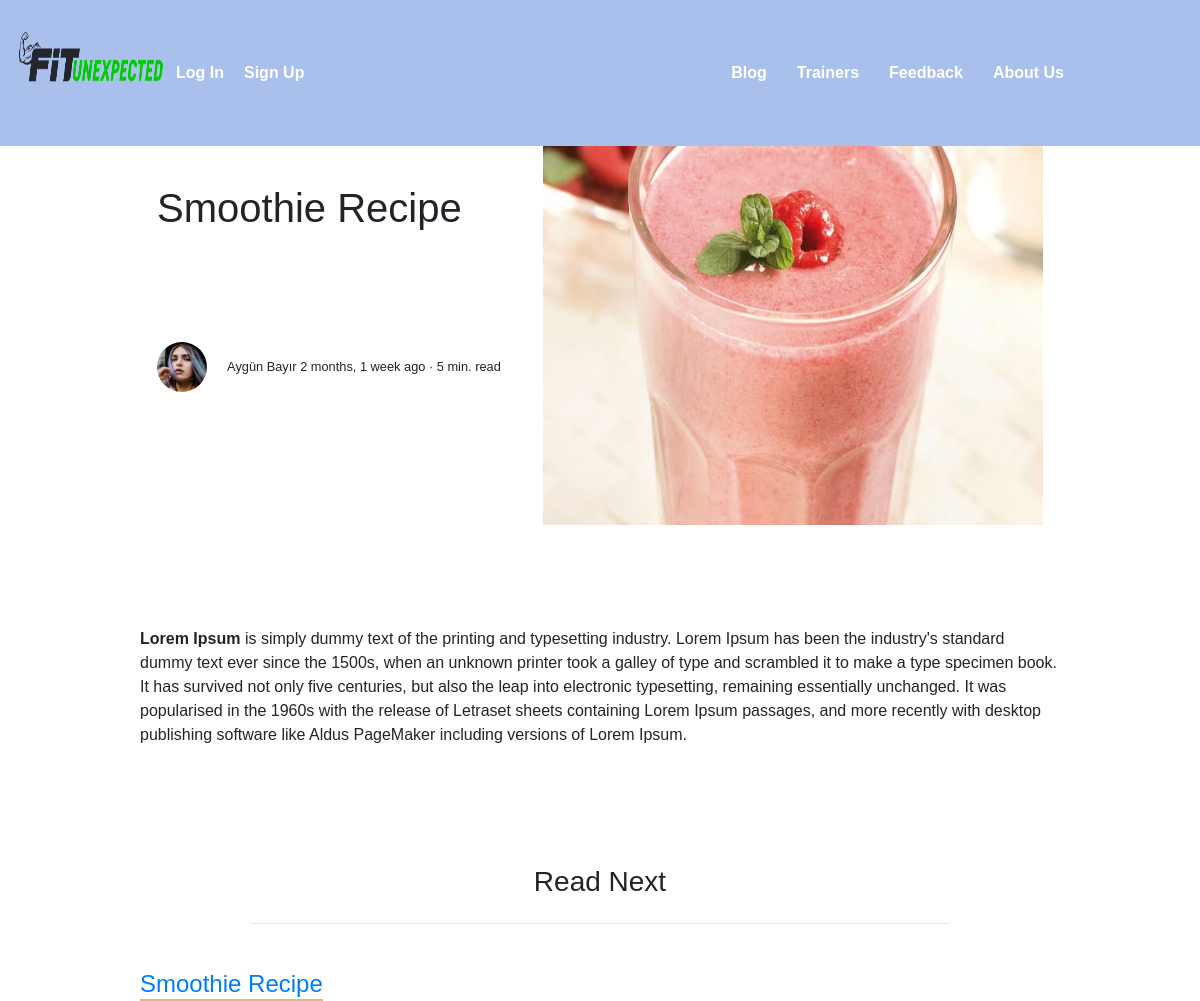
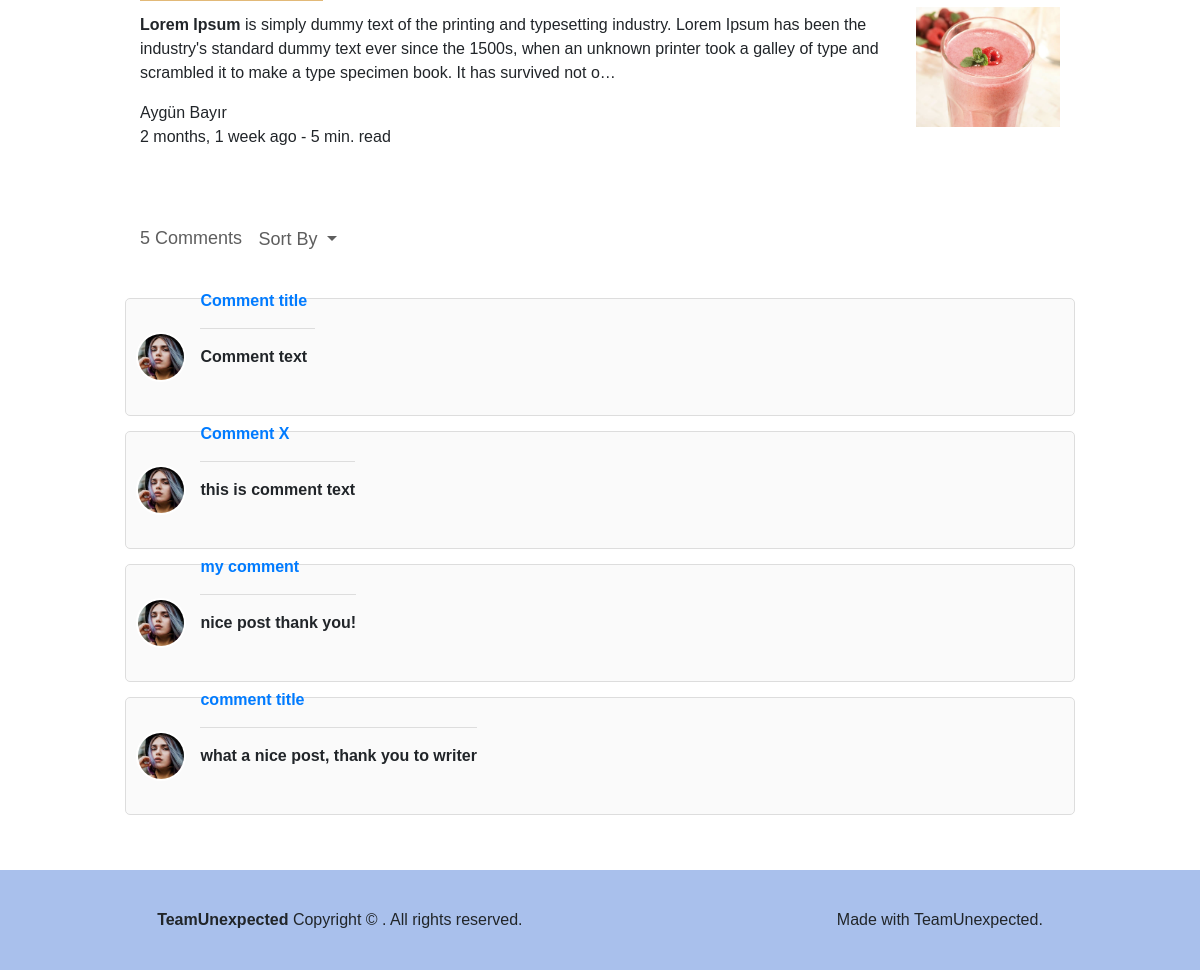
The app's page /post/smoothie-recipe-1/ with its own data (2 pictures, top to bottom).
### post/models.py (models this page shows, shortened)
class Post(models.Model):
    user = models.ForeignKey('auth.User', on_delete=models.CASCADE, verbose_name='Author', related_name='posts')
    title = models.CharField(max_length=120, verbose_name='Title')
    content = RichTextField(verbose_name='Content')
    publishing_date = models.DateTimeField(verbose_name='Release Date', auto_now_add=True)
    image = models.ImageField(null=True, blank=True, verbose_name='Cover Photo')
    slug = models.SlugField(unique=True, editable=False, max_length=130, verbose_name='Dynamic Linkage')
    category = models.ForeignKey('post.Category', on_delete=models.CASCADE, related_name='posts', verbose_name='Post Category')
    view_count = models.IntegerField(verbose_name='Number of views', default=0)
    class Meta:
        ordering = ['-publishing_date', 'id']

class Comment(models.Model):
    post = models.ForeignKey('post.Post', related_name='comments', on_delete=models.CASCADE, verbose_name='Post')
    author = models.ForeignKey('auth.User', related_name='comments', on_delete=models.CASCADE, verbose_name='Author')
    name = models.CharField(max_length=200, verbose_name='Title')
    content = models.TextField(verbose_name='Comment')
    created_date = models.DateTimeField(auto_now_add=True, verbose_name='Created Date')
    is_approved = models.BooleanField(default=False, verbose_name='Approval status')

### post/views.py (the view, shortened to what this page needs)
# urls.py: re_path(r'^(?P<slug>[\w-]+)/$', post_detail, name='detail'),
def post_detail(request, slug):
    post = get_object_or_404(Post, slug=slug)
    getcategory = Post.objects.filter(category=post.category)[:3]
    form = CommentForm(request.POST or None)
    context = {
        'post': post,
        'form': form,
        'post_in_category': getcategory,
    }
    return render(request, 'post/detail.html', context)

### templates/post/detail.html (shortened to what this page needs)
{% load static %}
<!DOCTYPE html>
<html lang="en" dir="ltr">
  <head>
    <link rel="stylesheet" href="{% static 'css/Button.css' %}" />
    <link rel="stylesheet" href="{% static 'css/Link.css' %}" />
    <link rel="stylesheet" href="{% static 'css/BlogHeader.css' %}" />
    <link rel="stylesheet" href="{% static 'css/BlogFooter.css' %}" />
    <link rel="stylesheet" href="{% static 'css/comment.css' %}" />
    <link rel="stylesheet" href="{% static 'css/Post.css' %}" />
    <link rel="stylesheet" href="https://cdnjs.cloudflare.com/ajax/libs/font-awesome/4.7.0/css/font-awesome.min.css">
    <link rel="stylesheet" href="https://maxcdn.bootstrapcdn.com/bootstrap/4.3.1/css/bootstrap.min.css">
  </head>
    <link
      rel="stylesheet"
      href="https://cdnjs.cloudflare.com/ajax/libs/font-awesome/5.14.0/css/all.min.css"
    />
  </head>
  <body>
  {% include 'header.html' %}
    <div class="header-container">
      <div class="container">
        <div class="left-side">
          <div class="left-side-container">
            <h1>
              {{ post.title }}
            </h1>
            <div class="author-inf">
              <img
                class="rounded-circle"
                src=" {% static 'Images/laura-jones.jpg' %}"
                width="70"
              />
              <small
                >{{ post.user.get_full_name }}
                <span>{{ post.publishing_date|timesince }} ago &middot; 5 min. read</span>
              </small>
            </div>
          </div>
        </div>
        <div class="right-side">
          {% if post.image %}
             <img src="{{ post.image.url }}" class="img-fluid" />
          {% endif %}
        </div>
      </div>
    </div>
    <div class="post-container">
      <div class="container">
        <p>
          {{ post.content|safe|linebreaks }}
        </p>
      </div>
    </div>
    <div class="category-posts-section">
      <div class="container">
        <h3>Read Next</h3>
        <hr style="width: 700px" />
        {% for post in post_in_category %}
            <div class="block">
            <div class="block-left-side">
              <h4>
                <a class="link-flash" href="#"
                  >{{ post.title }}</a
                >
              </h4>
              <p>
                {{ post.content|safe|linebreaks|truncatechars:300 }}
              </p>
              <p class="post-detail">{{ post.user.get_full_name }}<br />{{ post.publishing_date|timesince }} ago - 5 min. read</p>
            </div>
            {% if post.image %}
            <img src="{{ post.image.url }}" class="img-fluid" />
            {% endif %}
          </div>
        {% endfor %}
      </div>
    </div>
    <div class="comment-container">
      <div class="row">
        <div class="col-12">
          <div class="comments">
            <div class="comments-details">
              <span class="total-comments comments-sort">{{ post.comments.count }} Comments</span>
              <span class="dropdown">
                <button
                  type="button"
                  class="btn dropdown-toggle"
                  data-toggle="dropdown"
                >
                  Sort By
                </button>
              </span>
            </div>
            <br/>
        {% for comment in post.comments.all %}
            {% if comment.is_approved %}
              <div class="comment-box">
                <span class="commenter-pic">
                  <img
                      src="{% static 'Images/laura-jones.jpg' %}"
                      class="img-fluid"
                    />
                </span>
                <span class="commenter-name">
                  <a href="#">{{ comment.name }}</a>
                <p class="comment-txt more">
                  {{ comment.content|linebreaks }}
                </p>
              </div>
            {% endif %}
        {% endfor %}
          </div>
        </div>
      </div>
    </div>
    <footer>
      <div class="footer-container">
        <div class="left-side">
          <strong>TeamUnexpected</strong>
          Copyright &copy; . All rights reserved.
        </div>
        <div class="Right-side">Made with TeamUnexpected.</div>
      </div>
    </footer>
  </body>
</html>

### templates/header.html (shortened to what this page needs)
<header>
  <div class="navbar">
    <div class="brand">
      <a href="#">
        <img
          src="/static/Images/FİTUNEXPECTED.png"
          alt="Girl in a jacket"
          width="150px"
          height="75px"
        />
      </a>
    </div>
    <div class="auth-buttons">
      <div class="navigation-items">
        {% if not request.user.is_authenticated %}
        <a style="font-weight: bold" href="{% url 'accounts:login' %}"
          >Log In</a
        >
        <a style="font-weight: bold" href="{% url 'accounts:register' %}"
          >Sign Up</a
        >
        {% endif %}
      </div>
    </div>
    <div class="navigation" style="">
      <div class="navigation-items">
        <a style="font-weight: bold" href="{% url 'post:index' %}">Blog</a>
        <a style="font-weight: bold" href="{% url 'trainer:index' %}"
          >Trainers</a
        >
        <a style="font-weight: bold" href="{% url 'feedback:index' %}"
          >Feedback</a
        >
        <a style="font-weight: bold" href="#">About Us</a>
      </div>
    </div>
  </div>
</header>

### static/css/Link.css (style rules this page uses)
.link-flash { --ease-out-expo: cubic-bezier(0.19, 1, 0.22, 1); position: relative; }
.link-flash::before, .link-flash::after { position: absolute; content: ""; left: 0; bottom: -5px; display: block; width: 100%; height: 3px; background: rgba(214, 156, 63, 0.7); transition: 1.1s rgba(214, 156, 63, 0.7); }
.link-flash::before { transform: scaleX(0); transform-origin: left; }
.link-flash::after { transform-origin: right; transition-delay: 0.25s; }
a { color: black; text-decoration: none; }

### static/css/Blogheader.css (style rules this page uses)
* { margin: 0; padding: 0; box-sizing: border-box; font-family: "Poppins", sans-serif; }
header { background-color: rgb(169, 192, 236); z-index: 999; position: absolute; top: 0; left: 0; width: 100%; display: flex; align-items: center; justify-content: center; padding: 15px 0; transition: 0.5s ease; }
header .navbar { width: 1100px; display: flex; align-items: center; }
header .navigation { flex: 5; margin-right: 20px; display: flex; justify-content: end; }
header .brand { flex: 1; color: #fff; height: 100px; font-size: 1.5em; font-weight: 700; text-transform: uppercase; text-decoration: none; }
header .auth-buttons { flex: 2; }
header .navigation-items { display: flex; align-items: center; }
header .navigation .navigation-items a { position: relative; color: #fff; font-size: 1em; font-weight: 500; text-decoration: none; margin-left: 30px; transition: 0.3s ease; }
header .navigation .navigation-items a:before { content: ""; position: absolute; background: #fff; width: 0; height: 3px; bottom: 0; left: 0; transition: 0.3s ease; }
header .auth-buttons .navigation-items a { position: relative; color: #fff; text-decoration: none; font-size: 1em; transition: 0.3s ease; padding: 0 10px; font-weight: 500; }
header .auth-buttons .navigation-items a:before { content: ""; position: absolute; background: #fff; width: 0; height: 3px; bottom: 0; left: 0; transition: 0.3s ease; }

### static/css/Blogfooter.css (style rules this page uses)
footer { width: 100%; background-color: rgb(169, 192, 236); height: 100px; margin-top: 40px; margin-right: auto; margin-left: auto; }
.footer-container { display: flex; height: 100px; align-items: center; justify-content: space-around; }

### static/css/comment.css (style rules this page uses)
.comment-container { max-width: 950px; margin: 0 auto; display: flex; }
.comments-details button.btn.dropdown-toggle, .comments-details .total-comments { font-size: 18px; font-weight: 500; color: #5e5e5e; }
.comments-details { padding: 15px 15px; }
.comments button { background-color: transparent; border: none; }
.comments .comment-box { width: 100%; float: left; height: 100%; background-color: #fafafa; padding: 10px 10px 10px; margin-bottom: 15px; border-radius: 5px; border: 1px solid #ddd; }
.comments .commenter-pic { width: 50px; height: 50px; display: inline-block; border-radius: 100%; border: 2px solid #fff; overflow: hidden; background-color: #fff; }
.comments p.comment-txt { font-size: 15px; border-bottom: 1px solid #ddd; padding: 0px 0px 15px; }
.comments .commenter-name { display: inline-block; position: relative; top: -20px; left: 10px; font-size: 16px; font-weight: bold; }

### records on screen
Post: title "Smoothie Recipe", user.get_full_name "Aygün Bayır", publishing_date "2 months, 1 week", image (picture), content "Lorem Ipsum is simply dummy text of the printing and typesetting industry. Lorem Ipsum has been the industry's standard dummy text ever since the 1500s, when an unknown printer took a galley of type and scrambled it to make a type specimen book. It has survived not only five centuries, but also the leap into electronic typesetting, remaining essentially unchanged. It was popularised in the 1960s with the release of Letraset sheets containing Lorem Ipsum passages, and more recently with desktop publishing software like Aldus PageMaker including versions of Lorem Ipsum.", content "Lorem Ipsum is simply dummy text of the printing and typesetting industry. Lorem Ipsum has been the industry's standard dummy text ever since the 1500s, when an unknown printer took a galley of type and scrambled it to make a type specimen book. It has survived not o…", comments.count "5"
Comment: is_approved True (drawn), name "Comment title", content "Comment text"
Comment: is_approved True (drawn), name "Comment X", content "this is comment text"
Comment: is_approved True (drawn), name "my comment", content "nice post thank you!"
Comment: is_approved True (drawn), name "comment title", content "what a nice post, thank you to writer"
